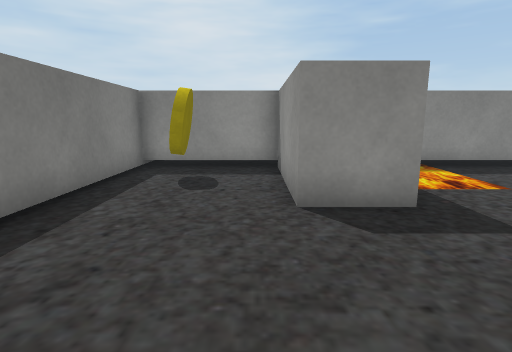
View 1 (above)

16 first-person views from a walk through a scene from a Unity 3-D project. The camera is 0.63 m above the floor, tilts 10° down and sees 80° across. The floor is counted in squares, 0.5 m on a side. Each view is taken from the middle of a square. On the plan, view 1 faces up. The plan holds only what a view shows up to about 13 squares ahead; the rest is blank. Some surface patterns are stand-ins.

View 2
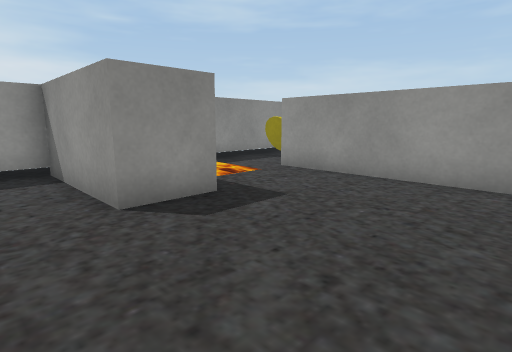

View 3
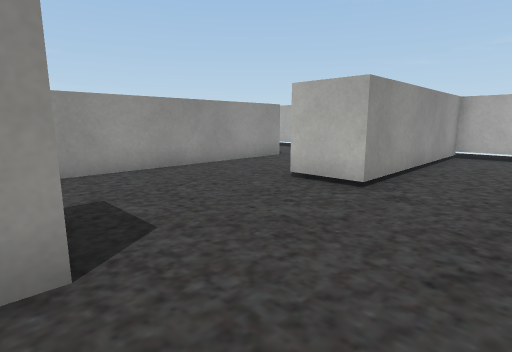

View 4
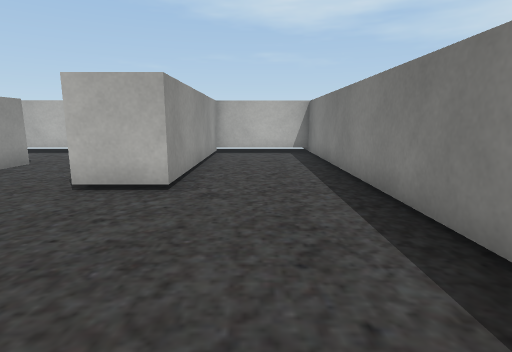

View 5
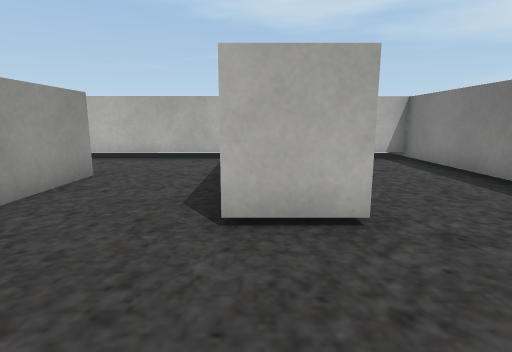

View 6
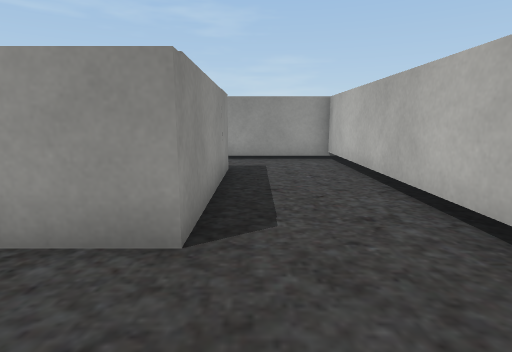

View 7
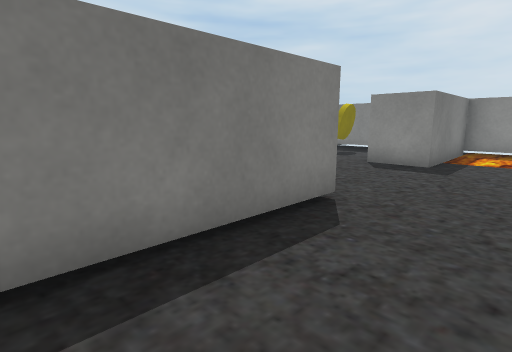

View 8
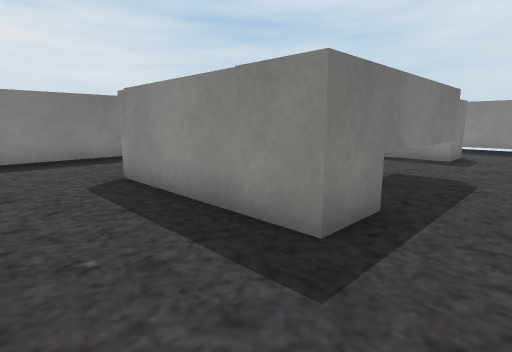

View 9
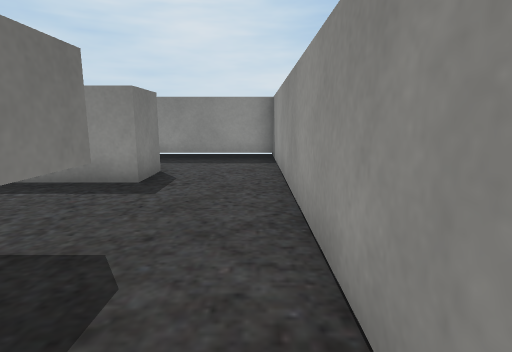

View 10
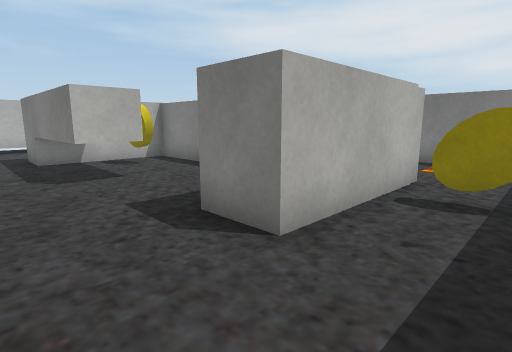

View 11
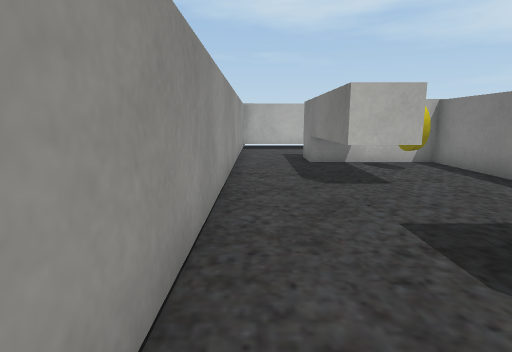

View 12
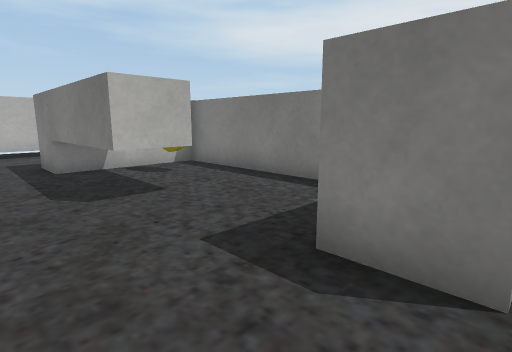

View 13
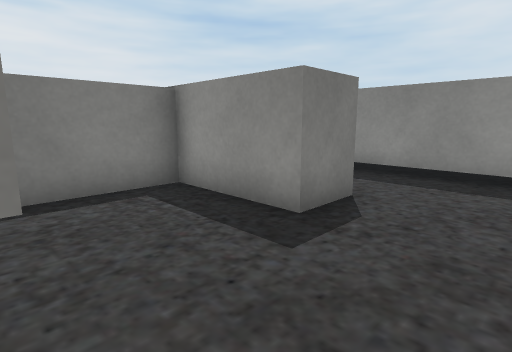

View 14
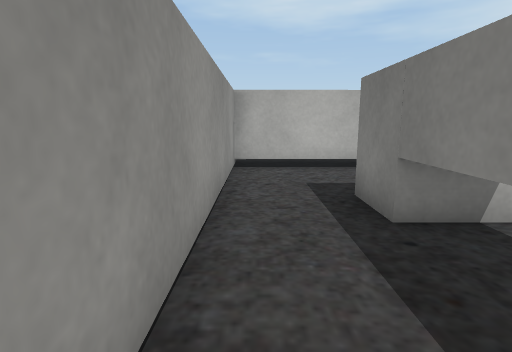

View 15
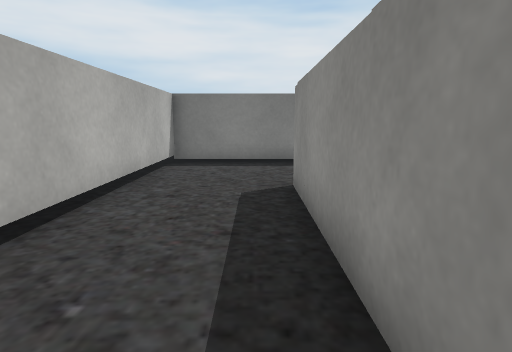

View 16
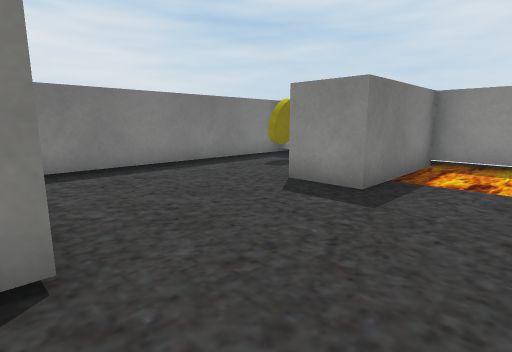

### Floor plan
Points are (right, up) in squares from view 1. A wall is a line through its corners. A room is listed if a view was taken in it or the views show most of it. See-through windows are left out.
Room 1 (views 1, 2, 3, 4, 5, 6, 7, 8, 15, 16)
walls: (7.3, -4.2) (5.9, -4.2) (5.9, 5.9); (0.6, 8.5) (-3.2, 8.5); (5.4, 8.5) (2.4, 8.5); (11.3, -4.2) (9.8, -4.2); (-3.2, -7.6) (0.6, -7.6) (0.6, -0.6) (2.4, -0.6) (2.4, -7.6) (13.6, -7.5) (13.6, -5.5); (-3.2, 9.2) (-3.2, -8.4)
ways out: opening at (6.5, 7.5) to room 2; opening at (10.5, -4.2) to room 2
objects: other object (-2, 6) to (-2, 8); white block (1, 5) to (2, 8)
Room 2 (views 9, 10, 11, 12, 13, 14)
walls: (9.8, 1.2) (11.3, 1.2) (11.3, -4.2); (7.3, 4.4) (7.3, -4.2); (5.9, 5.9) (6.4, 5.9); (13.6, -5.5) (13.6, 8.5) (5.4, 8.5)
ways out: opening at (6.5, 7.5) to room 1; opening at (10.5, -4.2) to room 1
objects: other object (7, 7) to (8, 8); white block (8, -4) to (9, -3); white block (8, 4) to (10, 6); yellow disc (9, -2) to (9, -1)

Where each view was taken, in squares from view 1:
view 1: 0 up, 0 right, facing up
view 2: 0 up, 1 left, facing up-right
view 3: 5 up, 2 left, facing down-right
view 4: 5 up, 1 left, facing down
view 5: 3 up, 2 right, facing down
view 6: 5 down, 3 right, facing right
view 7: 5 down, 5 right, facing up-left
view 8: 7 down, 13 right, facing up-left
view 9: 2 down, 13 right, facing up
view 10: 8 up, 13 right, facing down-left
view 11: 7 up, 13 right, facing down
view 12: 6 up, 13 right, facing down-left
view 13: 1 up, 13 right, facing up-left
view 14: 1 up, 13 right, facing down
view 15: 5 down, 12 right, facing left
view 16: 1 down, 5 right, facing up-left
